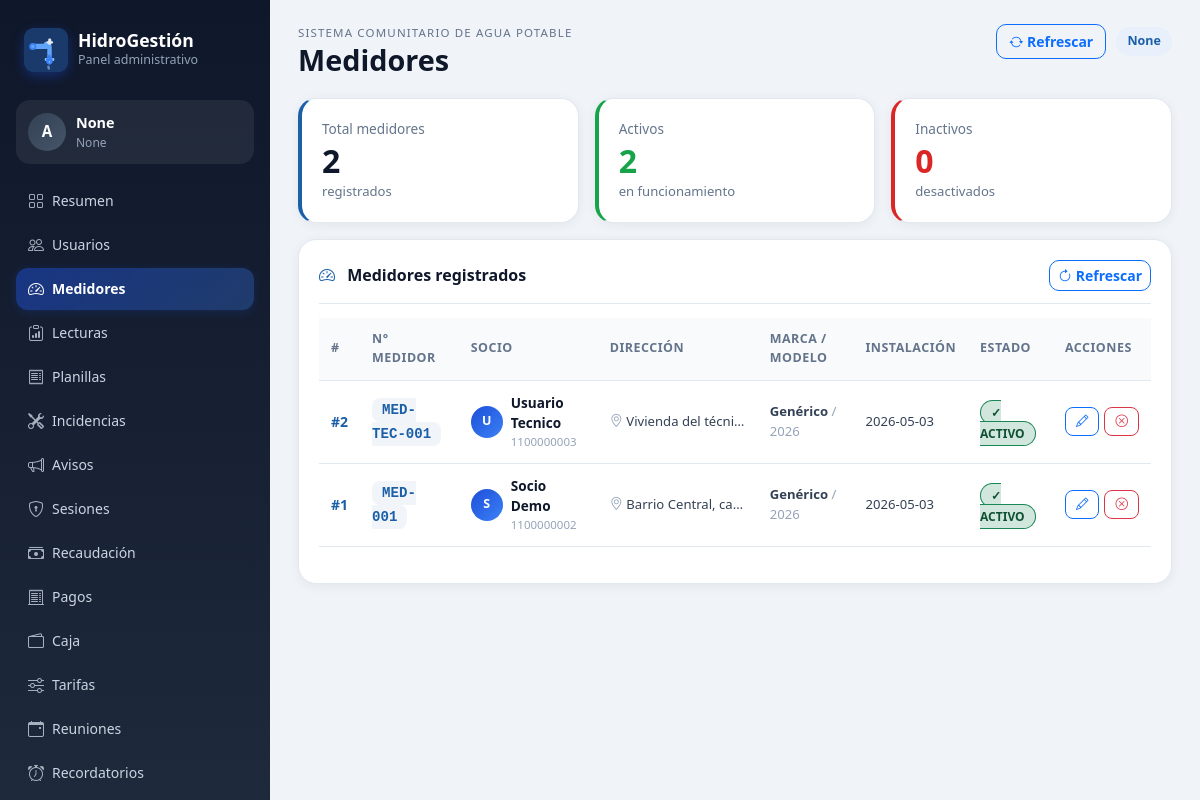
Page /dashboard/medidores (signed in) on the committed database.
### app/models.py (models this page shows)
class TimestampMixin:
    creado_en = db.Column(db.DateTime, default=_utcnow, nullable=False)
    actualizado_en = db.Column(db.DateTime, onupdate=_utcnow)

class Medidor(TimestampMixin, db.Model):
    __tablename__ = 'medidores'
    id = db.Column(db.Integer, primary_key=True)
    socio_id = db.Column(db.Integer, db.ForeignKey('socios.id'), nullable=False)
    vivienda_id = db.Column(db.Integer, db.ForeignKey('viviendas.id'), nullable=False)
    numero_medidor = db.Column(db.String(50), unique=True, nullable=False)
    marca = db.Column(db.String(100))
    modelo = db.Column(db.String(100))
    estado = db.Column(db.String(20), default='ACTIVO', nullable=False)
    fecha_instalacion = db.Column(db.String(10))
    observacion = db.Column(db.Text)
    socio = db.relationship('Socio', backref='medidores')
    vivienda = db.relationship('Vivienda', backref='medidores')

class Usuario(TimestampMixin, db.Model):
    __tablename__ = 'usuarios'
    id = db.Column(db.Integer, primary_key=True)
    rol_id = db.Column(db.Integer, db.ForeignKey('roles.id'), nullable=False)
    cedula = db.Column(db.String(20), unique=True)
    nombres = db.Column(db.String(120), nullable=False)
    apellidos = db.Column(db.String(120), nullable=False)
    telefono = db.Column(db.String(20))
    email = db.Column(db.String(120), unique=True)
    username = db.Column(db.String(80), unique=True)
    password_hash = db.Column(db.String(255), nullable=False)
    foto_perfil = db.Column(db.String(255))
    direccion_referencia = db.Column(db.String(255))
    estado = db.Column(db.String(20), default='ACTIVO', nullable=False)
    ultimo_login = db.Column(db.DateTime)
    pregunta_seguridad = db.Column(db.String(255))
    respuesta_seguridad_hash = db.Column(db.String(255))
    consentimiento_datos = db.Column(db.Boolean, default=False, nullable=False)
    fecha_consentimiento = db.Column(db.DateTime)
    rol = db.relationship('Rol', backref='usuarios')
    @property
    def nombre_completo(self) -> str:
        return f"{self.nombres} {self.apellidos}".strip()

class Vivienda(TimestampMixin, db.Model):
    __tablename__ = 'viviendas'
    id = db.Column(db.Integer, primary_key=True)
    socio_id = db.Column(db.Integer, db.ForeignKey('socios.id'), nullable=False)
    sector_id = db.Column(db.Integer, db.ForeignKey('sectores.id'), nullable=False)
    codigo_vivienda = db.Column(db.String(50), unique=True)
    direccion = db.Column(db.String(255), nullable=False)
    referencia = db.Column(db.String(255))
    latitud = db.Column(db.Float)
    longitud = db.Column(db.Float)
    tipo_vivienda = db.Column(db.String(50), default='CASA')
    estado = db.Column(db.String(20), default='ACTIVA', nullable=False)
    socio = db.relationship('Socio', backref='viviendas')
    sector = db.relationship('Sector', backref='viviendas')

### app/routes/dashboard.py (the view, shortened to what this page needs)
@dashboard_bp.route('/medidores', methods=['GET', 'POST'])
@dashboard_required
def medidores_view():
    return render_template('dashboard/medidores.html', medidores=Medidor.query.order_by(Medidor.id.desc()).all())

### app/routes/dashboard.py (called while the page is built)
def dashboard_required(view_func):
    from functools import wraps
    @wraps(view_func)
    def wrapper(*args, **kwargs):
        if not session.get('web_user_id'):
            return redirect(url_for('dashboard.login_page'))
        return view_func(*args, **kwargs)
    return wrapper

### app/templates/dashboard/medidores.html (shortened to what this page needs)
{% extends 'dashboard/base.html' %}
{% block page_title %}Medidores{% endblock %}
{% block content %}
{% set total = medidores|length %}
{% set activos = medidores|selectattr('estado','eq','ACTIVO')|list|length %}
{% set inactivos = medidores|rejectattr('estado','eq','ACTIVO')|list|length %}
<div class="row g-3 mb-3">
    <div class="col-md-4">
        <div class="metric-card" style="border-left:4px solid #1a5fa8;">
            <div class="metric-card__label">Total medidores</div>
            <div class="metric-card__value">{{ total }}</div>
            <div class="metric-card__hint">registrados</div>
        </div>
    </div>
    <div class="col-md-4">
        <div class="metric-card" style="border-left:4px solid #16a34a;">
            <div class="metric-card__label">Activos</div>
            <div class="metric-card__value" style="color:#16a34a;">{{ activos }}</div>
            <div class="metric-card__hint">en funcionamiento</div>
        </div>
    </div>
    <div class="col-md-4">
        <div class="metric-card" style="border-left:4px solid #dc2626;">
            <div class="metric-card__label">Inactivos</div>
            <div class="metric-card__value" style="color:#dc2626;">{{ inactivos }}</div>
            <div class="metric-card__hint">desactivados</div>
        </div>
    </div>
</div>
<div class="panel-card">
    <div class="panel-card__header">
        <h3 class="panel-card__title">
            <i class="bi bi-speedometer2 me-2" style="color:#1a5fa8;"></i>
            Medidores registrados
        </h3>
        <a class="btn btn-sm btn-outline-primary" href="{{ url_for('dashboard.refresh_page') }}">
            <i class="bi bi-arrow-clockwise"></i> Refrescar
        </a>
    </div>
    <div class="table-responsive">
        <table class="table table-modern align-middle">
            <thead>
                <tr>
                    <th>#</th>
                    <th>N° Medidor</th>
                    <th>Socio</th>
                    <th>Dirección</th>
                    <th>Marca / Modelo</th>
                    <th>Instalación</th>
                    <th>Estado</th>
                    <th>Acciones</th>
                </tr>
            </thead>
            <tbody>
                {% for m in medidores %}
                <tr style="{% if m.estado != 'ACTIVO' %}opacity:.6;{% endif %}">
                    <td>
                        <span style="font-weight:700;color:#1a5fa8;">#{{ m.id }}</span>
                    </td>
                    <td>
                        <span style="font-family:monospace;font-size:.88rem;font-weight:700;background:#f1f5f9;padding:4px 10px;border-radius:8px;color:#1a5fa8;">
                            {{ m.numero_medidor }}
                        </span>
                    </td>
                    <td>
                        <div style="display:flex;align-items:center;gap:8px;">
                            <div style="
                                width:32px;height:32px;border-radius:50%;
                                background:linear-gradient(135deg,#1d4ed8,#3b82f6);
                                display:grid;place-items:center;
                                color:white;font-weight:700;font-size:.78rem;
                                flex-shrink:0;
                            ">
                                {{ (m.socio.usuario.nombres[:1] if m.socio and m.socio.usuario and m.socio.usuario.nombres else '?').upper() }}
                            </div>
                            <div>
                                <div style="font-weight:600;font-size:.85rem;color:#0f172a;">
                                    {{ m.socio.usuario.nombre_completo if m.socio and m.socio.usuario else '-' }}
                                </div>
                                <div style="font-size:.72rem;color:#94a3b8;">
                                    {{ m.socio.usuario.cedula if m.socio and m.socio.usuario else '' }}
                                </div>
                            </div>
                        </div>
                    </td>
                    <td style="max-width:160px;">
                        <div style="font-size:.82rem;color:#334155;white-space:nowrap;overflow:hidden;text-overflow:ellipsis;">
                            <i class="bi bi-geo-alt" style="color:#94a3b8;"></i>
                            {{ m.vivienda.direccion if m.vivienda else '-' }}
                        </div>
                    </td>
                    <td>
                        {% if m.marca or m.modelo %}
                        <div style="font-size:.82rem;color:#334155;">
                            <span style="font-weight:600;">{{ m.marca or '' }}</span>
                            {% if m.modelo %}
                            <span style="color:#94a3b8;"> / {{ m.modelo }}</span>
                            {% endif %}
                        </div>
                        {% else %}
                        <span style="color:#94a3b8;font-size:.78rem;">—</span>
                        {% endif %}
                    </td>
                    <td>
                        <div style="font-size:.82rem;color:#334155;">
                            {{ m.fecha_instalacion or '—' }}
                        </div>
                    </td>
                    <td>
                        {% if m.estado == 'ACTIVO' %}
                        <span style="padding:3px 10px;border-radius:999px;font-size:.75rem;font-weight:700;background:#d1e7dd;color:#0f5132;border:1px solid #198754;">
                            ✓ ACTIVO
                        </span>
                        {% else %}
                        <span style="padding:3px 10px;border-radius:999px;font-size:.75rem;font-weight:600;background:#fee2e2;color:#dc2626;border:1px solid #dc2626;">
                            ✗ INACTIVO
                        </span>
                        {% endif %}
                    </td>
                    <td>
                        <div style="display:flex;gap:5px;">
                            <button class="btn btn-sm btn-outline-primary"
                                    data-bs-toggle="modal"
                                    data-bs-target="#editMedidor{{ m.id }}"
                                    style="border-radius:8px;font-size:.78rem;padding:4px 10px;">
                                <i class="bi bi-pencil"></i>
                            </button>
                            {% if m.estado == 'ACTIVO' %}
                            <form method="post" class="d-inline">
                                <button class="btn btn-sm btn-outline-danger"
                                        onclick="return confirm('¿Desactivar este medidor?')"
                                        style="border-radius:8px;font-size:.78rem;padding:4px 10px;">
                                    <i class="bi bi-x-circle"></i>
                                </button>
                            </form>
                            {% endif %}
                        </div>
                    </td>
                </tr>
                {% endfor %}
            </tbody>
        </table>
    </div>
</div>
{% endblock %}

### app/static/css/style.css (style rules this page uses)
:root { --bg: #f0f4f8; --card: #ffffff; --primary: #1a5fa8; --primary-light: #e8f0fb; --primary-dark: #0d3f72; --dark: #0f172a; --muted: #64748b; --border: #e2e8f0; --success: #16a34a; --warning: #f59e0b; --danger: #dc2626; --sidebar-width: 270px; }
* { box-sizing: border-box; }
body.app-body { background: var(--bg); color: #1e293b; font-family: 'Segoe UI', Tahoma, sans-serif; margin: 0; }
.panel-card { background: var(--card); border-radius: 18px; padding: 20px; box-shadow: 0 2px 12px rgba(15,23,42,.06); border: 1px solid var(--border); height: auto; margin-bottom: 16px; }
.metric-card { background: var(--card); border-radius: 18px; padding: 20px; box-shadow: 0 2px 12px rgba(15,23,42,.06); border: 1px solid var(--border); height: 100%; transition: transform .2s, box-shadow .2s; }
.panel-card__header { display: flex; justify-content: space-between; align-items: center; margin-bottom: 14px; padding-bottom: 12px; border-bottom: 1px solid var(--border); }
.panel-card__title { margin: 0; font-size: 1rem; font-weight: 700; color: #0f172a; }
.metric-card__label { color: var(--muted); font-size: .85rem; margin-bottom: 4px; }
.metric-card__value { font-size: 2rem; font-weight: 800; color: #0f172a; line-height: 1.1; }
.metric-card__hint { color: var(--muted); font-size: .82rem; margin-top: 4px; }
.table-modern th, .table-modern td { padding: .75rem .75rem; border-color: var(--border); vertical-align: middle; font-size: .875rem; }
.table-modern th { font-size: .78rem; color: var(--muted); font-weight: 600; text-transform: uppercase; letter-spacing: .04em; background: #f8fafc; }
.btn { border-radius: 10px; font-weight: 600; font-size: .875rem; transition: all .2s; }

### rows in the picture
Medidor: id "2", numero_medidor "MED-TEC-001", socio.usuario "Usuario Tecnico", socio.usuario "1100000003", vivienda "Vivienda del técni…", marca "Genérico", modelo "2026", fecha_instalacion "2026-05-03", estado "✓ ACTIVO"
Usuario: nombres "U"
Medidor: id "1", numero_medidor "MED-001", socio.usuario "Socio Demo", socio.usuario "1100000002", vivienda "Barrio Central, ca…", marca "Genérico", modelo "2026", fecha_instalacion "2026-05-03", estado "✓ ACTIVO"
Usuario: nombres "S"

### other values in the picture
{{ (session.get('web_name', 'A')[:1]).upper() }} "A"
{{ session.get('web_name') }} "None"
{{ session.get('web_role') }} "None"
{{ total }} "2"
{{ activos }} "2"
{{ inactivos }} "0"
